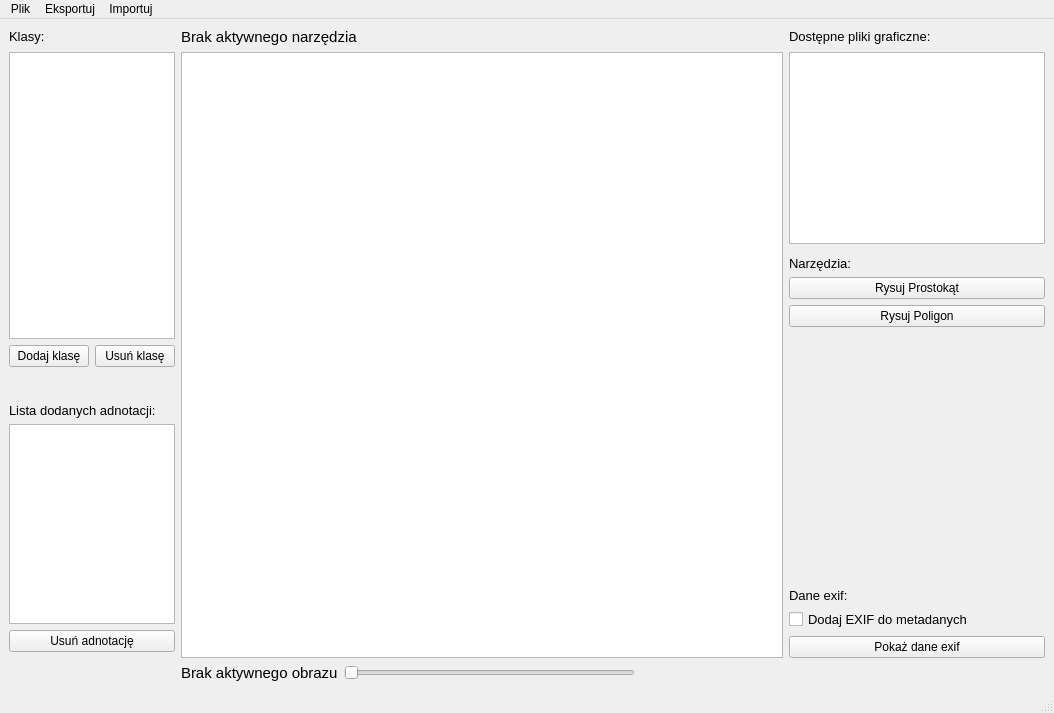
<?xml version="1.0" encoding="UTF-8"?>
<ui version="4.0">
 <class>MainWindow</class>
 <widget class="QMainWindow" name="MainWindow">
  <property name="enabled">
   <bool>true</bool>
  </property>
  <property name="geometry">
   <rect>
    <x>0</x>
    <y>0</y>
    <width>1054</width>
    <height>713</height>
   </rect>
  </property>
  <property name="windowTitle">
   <string>Fotograf</string>
  </property>
  <property name="autoFillBackground">
   <bool>false</bool>
  </property>
  <widget class="QWidget" name="centralwidget">
   <layout class="QGridLayout" name="gridLayout_2" rowstretch="0,0,0,0,0,0,0,0,0,0,0,0,0,0,0,0,0,0" columnstretch="1,0,0,0,0,0">
    <item row="2" column="5" rowspan="3">
     <widget class="QListWidget" name="file_list_widget">
      <property name="sizePolicy">
       <sizepolicy hsizetype="Expanding" vsizetype="Expanding">
        <horstretch>0</horstretch>
        <verstretch>0</verstretch>
       </sizepolicy>
      </property>
      <property name="editTriggers">
       <set>QAbstractItemView::NoEditTriggers</set>
      </property>
     </widget>
    </item>
    <item row="15" column="0">
     <layout class="QVBoxLayout" name="verticalLayout_5">
      <item>
       <widget class="QLabel" name="label_annotation_list">
        <property name="sizePolicy">
         <sizepolicy hsizetype="Fixed" vsizetype="Fixed">
          <horstretch>0</horstretch>
          <verstretch>0</verstretch>
         </sizepolicy>
        </property>
        <property name="font">
         <font>
          <pointsize>10</pointsize>
         </font>
        </property>
        <property name="text">
         <string>Lista dodanych adnotacji:</string>
        </property>
       </widget>
      </item>
      <item>
       <widget class="QListWidget" name="annotation_list_widget">
        <property name="sizePolicy">
         <sizepolicy hsizetype="Expanding" vsizetype="Expanding">
          <horstretch>0</horstretch>
          <verstretch>0</verstretch>
         </sizepolicy>
        </property>
        <property name="editTriggers">
         <set>QAbstractItemView::NoEditTriggers</set>
        </property>
       </widget>
      </item>
      <item>
       <widget class="QPushButton" name="delete_annotation_button">
        <property name="sizePolicy">
         <sizepolicy hsizetype="Expanding" vsizetype="Fixed">
          <horstretch>0</horstretch>
          <verstretch>0</verstretch>
         </sizepolicy>
        </property>
        <property name="text">
         <string>Usuń adnotację</string>
        </property>
       </widget>
      </item>
     </layout>
    </item>
    <item row="2" column="0" rowspan="7">
     <widget class="QListWidget" name="class_list_widget">
      <property name="sizePolicy">
       <sizepolicy hsizetype="Expanding" vsizetype="Expanding">
        <horstretch>0</horstretch>
        <verstretch>0</verstretch>
       </sizepolicy>
      </property>
      <property name="frameShadow">
       <enum>QFrame::Sunken</enum>
      </property>
      <property name="editTriggers">
       <set>QAbstractItemView::NoEditTriggers</set>
      </property>
     </widget>
    </item>
    <item row="15" column="5" rowspan="2">
     <layout class="QVBoxLayout" name="verticalLayout_2">
      <item>
       <spacer name="verticalSpacer_2">
        <property name="orientation">
         <enum>Qt::Vertical</enum>
        </property>
        <property name="sizeHint" stdset="0">
         <size>
          <width>20</width>
          <height>40</height>
         </size>
        </property>
       </spacer>
      </item>
      <item>
       <widget class="QLabel" name="label_exif_data">
        <property name="sizePolicy">
         <sizepolicy hsizetype="Minimum" vsizetype="Fixed">
          <horstretch>0</horstretch>
          <verstretch>0</verstretch>
         </sizepolicy>
        </property>
        <property name="font">
         <font>
          <pointsize>10</pointsize>
         </font>
        </property>
        <property name="text">
         <string>Dane exif:</string>
        </property>
        <property name="indent">
         <number>-1</number>
        </property>
       </widget>
      </item>
      <item>
       <widget class="QCheckBox" name="checkBox">
        <property name="sizePolicy">
         <sizepolicy hsizetype="Fixed" vsizetype="Fixed">
          <horstretch>0</horstretch>
          <verstretch>0</verstretch>
         </sizepolicy>
        </property>
        <property name="font">
         <font>
          <pointsize>10</pointsize>
         </font>
        </property>
        <property name="text">
         <string>Dodaj EXIF do metadanych</string>
        </property>
       </widget>
      </item>
      <item>
       <widget class="QPushButton" name="show_exif_button">
        <property name="text">
         <string>Pokaż dane exif</string>
        </property>
       </widget>
      </item>
     </layout>
    </item>
    <item row="6" column="5" rowspan="4">
     <layout class="QVBoxLayout" name="verticalLayout">
      <item>
       <widget class="QLabel" name="label_tools">
        <property name="sizePolicy">
         <sizepolicy hsizetype="Minimum" vsizetype="Minimum">
          <horstretch>0</horstretch>
          <verstretch>0</verstretch>
         </sizepolicy>
        </property>
        <property name="font">
         <font>
          <pointsize>10</pointsize>
         </font>
        </property>
        <property name="text">
         <string>Narzędzia:</string>
        </property>
       </widget>
      </item>
      <item>
       <widget class="QPushButton" name="draw_rectangle_button">
        <property name="sizePolicy">
         <sizepolicy hsizetype="Minimum" vsizetype="Fixed">
          <horstretch>0</horstretch>
          <verstretch>0</verstretch>
         </sizepolicy>
        </property>
        <property name="text">
         <string>Rysuj Prostokąt</string>
        </property>
       </widget>
      </item>
      <item>
       <widget class="QPushButton" name="draw_polygon_button">
        <property name="text">
         <string>Rysuj Poligon</string>
        </property>
       </widget>
      </item>
      <item>
       <spacer name="verticalSpacer">
        <property name="orientation">
         <enum>Qt::Vertical</enum>
        </property>
        <property name="sizeType">
         <enum>QSizePolicy::Expanding</enum>
        </property>
        <property name="sizeHint" stdset="0">
         <size>
          <width>20</width>
          <height>40</height>
         </size>
        </property>
       </spacer>
      </item>
     </layout>
    </item>
    <item row="9" column="0">
     <layout class="QHBoxLayout" name="horizontalLayout">
      <item>
       <widget class="QPushButton" name="add_class_button">
        <property name="sizePolicy">
         <sizepolicy hsizetype="Fixed" vsizetype="Fixed">
          <horstretch>0</horstretch>
          <verstretch>0</verstretch>
         </sizepolicy>
        </property>
        <property name="text">
         <string>Dodaj klasę</string>
        </property>
       </widget>
      </item>
      <item>
       <widget class="QPushButton" name="delete_class_button">
        <property name="sizePolicy">
         <sizepolicy hsizetype="Fixed" vsizetype="Fixed">
          <horstretch>0</horstretch>
          <verstretch>0</verstretch>
         </sizepolicy>
        </property>
        <property name="text">
         <string>Usuń klasę</string>
        </property>
       </widget>
      </item>
     </layout>
    </item>
    <item row="2" column="1" rowspan="15" colspan="4">
     <widget class="QGraphicsView" name="graphics_view">
      <property name="sizePolicy">
       <sizepolicy hsizetype="Expanding" vsizetype="Expanding">
        <horstretch>220</horstretch>
        <verstretch>0</verstretch>
       </sizepolicy>
      </property>
      <property name="minimumSize">
       <size>
        <width>0</width>
        <height>0</height>
       </size>
      </property>
     </widget>
    </item>
    <item row="1" column="0">
     <widget class="QLabel" name="label_class_list">
      <property name="sizePolicy">
       <sizepolicy hsizetype="Minimum" vsizetype="Fixed">
        <horstretch>0</horstretch>
        <verstretch>0</verstretch>
       </sizepolicy>
      </property>
      <property name="font">
       <font>
        <pointsize>10</pointsize>
       </font>
      </property>
      <property name="text">
       <string>Klasy:</string>
      </property>
     </widget>
    </item>
    <item row="1" column="5">
     <widget class="QLabel" name="label_file_list">
      <property name="sizePolicy">
       <sizepolicy hsizetype="Minimum" vsizetype="Fixed">
        <horstretch>0</horstretch>
        <verstretch>0</verstretch>
       </sizepolicy>
      </property>
      <property name="font">
       <font>
        <pointsize>10</pointsize>
       </font>
      </property>
      <property name="text">
       <string>Dostępne pliki graficzne:</string>
      </property>
     </widget>
    </item>
    <item row="17" column="1">
     <widget class="QLabel" name="label_image_size">
      <property name="sizePolicy">
       <sizepolicy hsizetype="Minimum" vsizetype="Fixed">
        <horstretch>0</horstretch>
        <verstretch>0</verstretch>
       </sizepolicy>
      </property>
      <property name="font">
       <font>
        <pointsize>11</pointsize>
       </font>
      </property>
      <property name="text">
       <string>Brak aktywnego obrazu</string>
      </property>
     </widget>
    </item>
    <item row="17" column="2" colspan="2">
     <widget class="QSlider" name="zoom_image_slider">
      <property name="sizePolicy">
       <sizepolicy hsizetype="Minimum" vsizetype="Fixed">
        <horstretch>0</horstretch>
        <verstretch>0</verstretch>
       </sizepolicy>
      </property>
      <property name="orientation">
       <enum>Qt::Horizontal</enum>
      </property>
     </widget>
    </item>
    <item row="1" column="1" colspan="4">
     <widget class="QLabel" name="label_notification">
      <property name="sizePolicy">
       <sizepolicy hsizetype="Fixed" vsizetype="Fixed">
        <horstretch>0</horstretch>
        <verstretch>0</verstretch>
       </sizepolicy>
      </property>
      <property name="font">
       <font>
        <pointsize>11</pointsize>
       </font>
      </property>
      <property name="text">
       <string>Brak aktywnego narzędzia</string>
      </property>
     </widget>
    </item>
   </layout>
  </widget>
  <widget class="QMenuBar" name="menubar">
   <property name="geometry">
    <rect>
     <x>0</x>
     <y>0</y>
     <width>1054</width>
     <height>21</height>
    </rect>
   </property>
   <widget class="QMenu" name="file_menu">
    <property name="title">
     <string>Plik</string>
    </property>
    <addaction name="new_project_action"/>
    <addaction name="show_statistics_action"/>
    <addaction name="save_project_action"/>
    <addaction name="save_as_new_project_action"/>
   </widget>
   <widget class="QMenu" name="export_menu">
    <property name="title">
     <string>Eksportuj</string>
    </property>
    <addaction name="export_COCO_action"/>
    <addaction name="export_YOLO_action"/>
   </widget>
   <widget class="QMenu" name="import_menu">
    <property name="title">
     <string>Importuj</string>
    </property>
    <addaction name="import_COCO_action_2"/>
    <addaction name="import_YOLO_action_2"/>
   </widget>
   <addaction name="file_menu"/>
   <addaction name="export_menu"/>
   <addaction name="import_menu"/>
  </widget>
  <widget class="QStatusBar" name="statusbar"/>
  <action name="new_project_action">
   <property name="text">
    <string>Załaduj folder ze zdjęciami</string>
   </property>
  </action>
  <action name="import_COCO_action">
   <property name="text">
    <string>Importuj COCO</string>
   </property>
  </action>
  <action name="import_YOLO_action">
   <property name="text">
    <string>Importuj YOLO</string>
   </property>
  </action>
  <action name="show_statistics_action">
   <property name="text">
    <string>Statystyki</string>
   </property>
  </action>
  <action name="export_COCO_action">
   <property name="text">
    <string>Eksportuj do COCO</string>
   </property>
  </action>
  <action name="export_YOLO_action">
   <property name="text">
    <string>Eksportuj do YOLO</string>
   </property>
  </action>
  <action name="import_COCO_action_2">
   <property name="text">
    <string>Importuj COCO</string>
   </property>
  </action>
  <action name="import_YOLO_action_2">
   <property name="text">
    <string>Importuj YOLO</string>
   </property>
  </action>
  <action name="save_project_action">
   <property name="text">
    <string>Zapisz</string>
   </property>
  </action>
  <action name="save_as_new_project_action">
   <property name="text">
    <string>Zapisz jako plik projektowy</string>
   </property>
  </action>
 </widget>
 <resources/>
 <connections/>
</ui>
